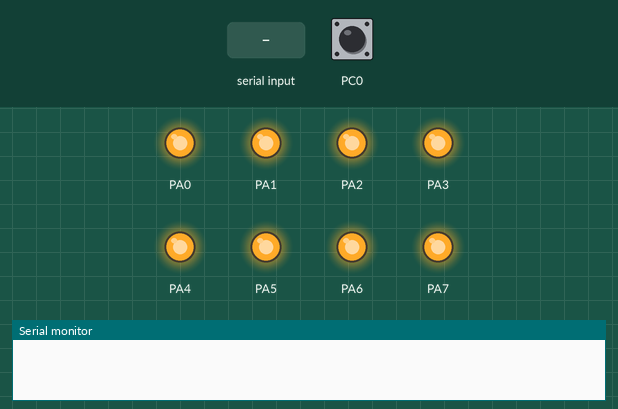
Recording of a program running on a simulated ATmega128, built with avr-gcc and emulated at 16 MHz. On the bench: output pins drawn as LEDs (lit = HIGH), the last lines printed to the serial monitor. Inputs (shaded band) come from the test bench; at power-on: PC0 HIGH.

Above: at 1.2 s.
1.3 s: "8" received over Serial
At 4.1 s:
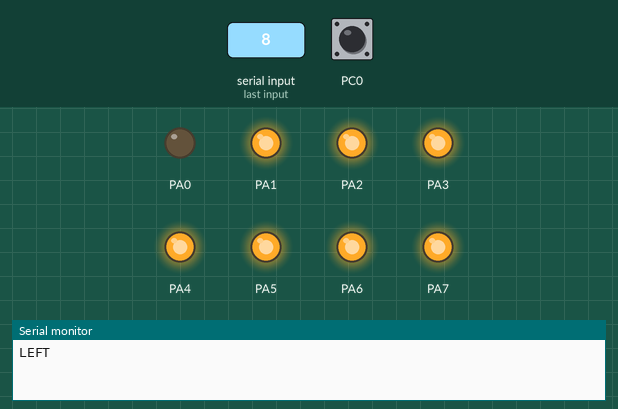
4.3 s: PC0 pulled LOW for 0.15 s
At 5.0 s:
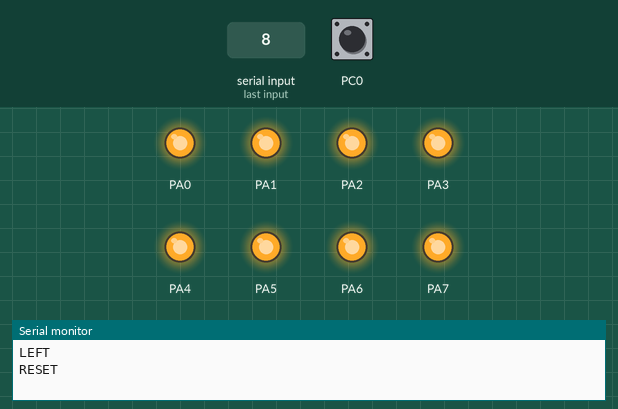
5.9 s: "0" received over Serial
At 6.4 s:
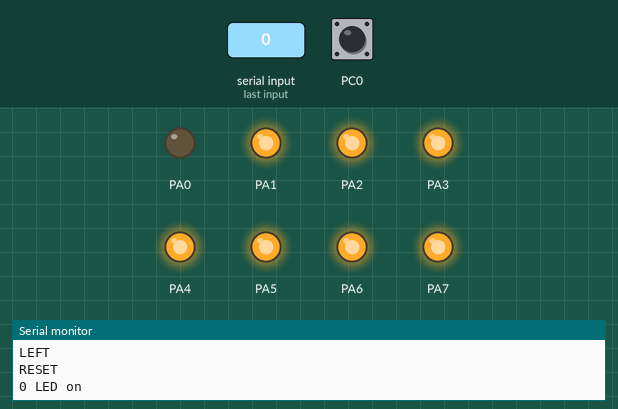
7.4 s: "1" received over Serial
At 8.6 s:
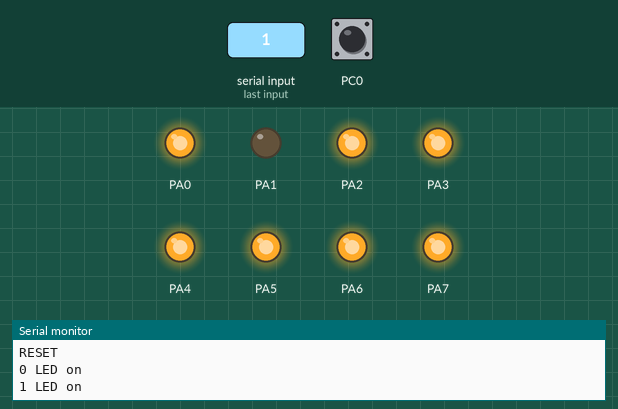
8.9 s: "2" received over Serial
At 9.8 s:
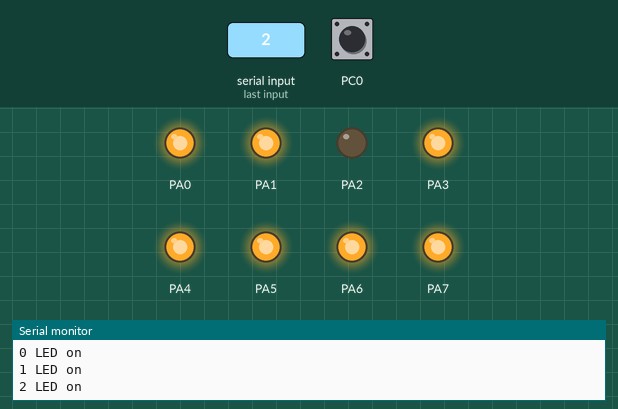
Timing chart, 0 to 11.4 s (numbered marks = the images above; inputs shaded):
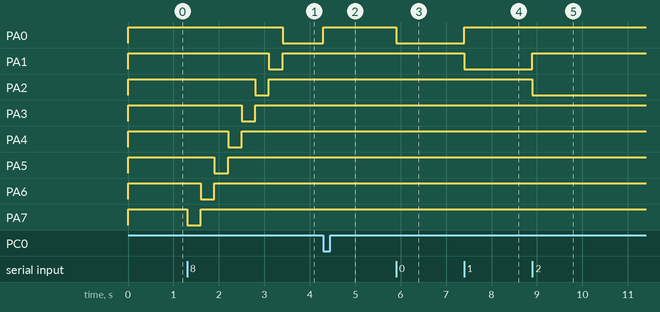

The program:

main.c
```c
#define F_CPU 16000000
#include <avr/io.h>
#include <avr/interrupt.h>
#include <util/delay.h>

//문자열을 pc로 전송하는 함수
//pc에서 입력한 숫자에 따라 led가 바뀌는 함수(0~9 이외의 숫자 입력시 예외)

void UART0_Init(void) //ATmega128과 pc와 시리얼 통신이 잘 되도록 하는 함수
{
	UBRR0H=0;
	UBRR0L=103;//속도를 9600으로 설정시키기 위한 식에서의 숫자

	UCSR0C=(1<<UCSZ01)|(1<<UCSZ00);//8비트로 지정& 비동기 방식 사용
	UCSR0B=(1<<TXEN0)|(1<<RXEN0);//송신, 수신 기능 활성화
}

void Putch(unsigned char data)//한 글자를 송신하는 함수
{
	while(!(UCSR0A&(1<<UDRE0)));//송신버퍼가 비어있을 때(1)까지 대기
	UDR0=data;//UDR0로 data 송신
}

void Put(char *str)//송신된 글자를 문자열만큼 출력하는 함수
{
	while(*str!='\0')//문자열이 NULL이 아닐때만 반복
	{
		Putch(*str);//한 글자를 송신하는 함수에 배열의 원소를 하나씩 집어 넣음
		str++;//배열 원소 주소 증가
	}
}

unsigned char Getch(void)//한 글자를 수신하는 함수
{
	while(!(UCSR0A&(1<<RXC0)));//수신할 데이터가 있을 때(1)까지 대기
	return UDR0;//수신한 글자를 반환
}

int main(void)
{
	UART0_Init();//원활한 통신을 위한 함수 호출

	DDRA=0xFF;//PORTA를 출력으로 사용(led)
	DDRC=0x00;//PORTC를 입력으로 사용(sw1)
	PORTC |= (1 << PC0);//플로팅 예방위해 풀업

	PORTA=0xFF;//led를 꺼두는 것으로 초기화

	while(1)//무한 반복
	{
		uint8_t sw1=!(PINC&(1<<PC0));//스위치를 0으로 되야 눌림으로 설정됨(B/C active low여서)

		if(sw1)//스위치1 누른다면
		{
			PORTA=0xFF;//led 끄는 것으로 초기화
			Put("RESET\n");//문자열로 pc에 보낼 수 있는 함수에 RESET 송신
			while(!(PINC&(1<<PC0)));//송신이 끝날 때까지 대기
			_delay_ms(300);//0.3초 대기
			continue;//while 조건문의 맨 앞으로 가기
		}

		if(UCSR0A&(1<<RXC0))//만약 수신이 준비되었다면
		{
			char num=Getch();//문자 변수 num에 수신받은 값 대입

			if(num=='0')//만약 num이 0이라면
			{
				PORTA=~(1<<PA0);// 0번 led 켜기
				Put("0 LED on\n");//pc에 "0 LED on" 송신
			}
			else if(num=='1')//만약 num이 1이라면
			{
				PORTA=~(1<<PA1);// 1번 led 켜기
				Put("1 LED on\n");//pc에 "1 LED on" 송신
			}
			else if(num=='2')//만약 num이 2이라면
			{
				PORTA=~(1<<PA2);// 2번 led 켜기
				Put("2 LED on\n");//pc에 "2 LED on" 송신
			}
			else if(num=='3')//만약 num이 3이라면
			{
				PORTA=~(1<<PA3);// 3번 led 켜기
				Put("3 LED on\n");//pc에 "3 LED on" 송신
			}
			else if(num=='4')//만약 num이 4이라면
			{
				PORTA=~(1<<PA4);// 4번 led 켜기
				Put("4 LED on\n");//pc에 "4 LED on" 송신
			}
			else if(num=='5')//만약 num이 5이라면
			{
				PORTA=~(1<<PA5);// 5번 led 켜기
				Put("5 LED on\n");//pc에 "5 LED on" 송신
			}
			else if(num=='6')//만약 num이 6이라면
			{
				PORTA=~(1<<PA6);// 6번 led 켜기
				Put("6 LED on\n");//pc에 "6 LED on" 송신
			}
			else if(num=='7')//만약 num이 7이라면
			{
				PORTA=~(1<<PA7);// 7번 led 켜기
				Put("7 LED on\n");//pc에 "7 LED on" 송신
			}
			else if(num=='8')//만약 num이 8이라면
			{
				for(int i=7; i>=0; i--)//오른쪽 끝에서 왼쪽 끝까지
				{
					PORTA=~(1<<i);//led가 순서대로 켜지기
					_delay_ms(300);
				}
				Put("LEFT\n");//pc에 "LEFT" 송신
			}
			else if(num=='9')//만약 num이 9이라면
			{
				for(int i=0; i<8; i++)//왼쪽 끝에서 오른쪽 끝까지
				{
					PORTA=~(1<<i);//led가 순서대로 켜지기
					_delay_ms(300);
				}
				Put("RIGHT\n");//pc에 "RIGHT" 송신
			}
			else
			{
				Put("잘못된 숫자를 입력했습니다.\n");
			}
		}
	}
	return 0;
}
```

Measured:
- after the input at 1.3 s, PA0: HIGH → LOW after 2.1 s; PA1: HIGH → LOW after 1.8 s, → HIGH 0.30 s later; PA2: HIGH → LOW after 1.5 s, → HIGH 0.30 s later; PA3: HIGH → LOW after 1.2 s, → HIGH 0.30 s later; PA4: HIGH → LOW after 0.90 s, → HIGH 0.30 s later
- after the input at 4.3 s, PA0: LOW → HIGH at once
- after the input at 5.9 s, PA0: HIGH → LOW at once
- after the input at 7.4 s, PA0: LOW → HIGH at once; PA1: HIGH → LOW at once
- after the input at 8.9 s, PA1: LOW → HIGH at once; PA2: HIGH → LOW at once
